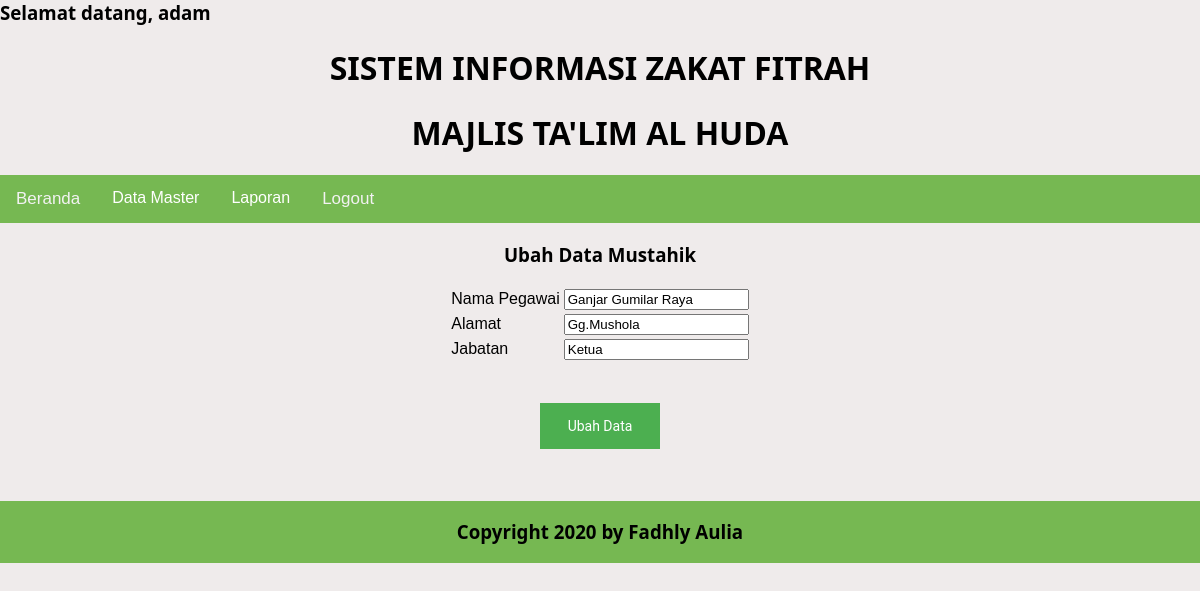
The page /edit_pegawai.php?id=1 (signed in) on the database its author committed.
### tables this page shows
CREATE TABLE `data_pegawai` (
  `id_pegawai` int(11) NOT NULL,
  `nama_pegawai` varchar(500) NOT NULL,
  `alamat` varchar(500) NOT NULL,
  `jabatan` varchar(200) NOT NULL
);

### edit_pegawai.php (the view, shortened to what this page needs)
<?php
    $id = $_GET['id'];
    ?>
<html>
    <head>
        <link rel = "stylesheet" href="style.css">
    </head>
    <body>
    <h3>Selamat datang, <?php echo $_SESSION["login_user"]; ?></h3>
    <h1>SISTEM INFORMASI ZAKAT FITRAH</h1>
        <h1>MAJLIS TA'LIM AL HUDA</h1>
<div class="topnav">
    <a href="home.php">Beranda</a>
    <div class="subnav">
  <button class="subnavbtn">Data Master<i class="fa fa-caret-down"></i></button>
  </div>
  <div class="subnav">
  <button class="subnavbtn">Laporan<i class="fa fa-caret-down"></i></button>
</div>
  <a href="logout.php">Logout</a>
</div>
<h3 align = center>Ubah Data Mustahik</h3>
    </body>
    <?php
    $data = mysql_query("select * from data_pegawai where id_pegawai=$id");
    while($y=mysql_fetch_array($data)){
        ?>
        <form action="proses_edit_pegawai.php" method="post">
            <table align = center>
                <tr>
                    <td>Nama Pegawai</td>
            <td><input type="text" name = "nama_pegawai" value="<?php echo $y['nama_pegawai'];?>"></td>
                </tr>
                <tr>
                    <td>Alamat</td>
            <td><input type="text" name = "alamat" value="<?php echo $y['alamat'];?>"></td>
                </tr>
                <tr>
                <td>Jabatan</td>
            <td><input type="text" name = "jabatan" value="<?php echo $y['jabatan'];?>"></td>
                </tr>
                <tr>
            <td><input type="hidden" name = "id_pegawai" value="<?php echo $y['id_pegawai'];?>"></td>
                </tr>
            </table>
            <br><br>
            <center><button>Ubah Data</button></center>
        </form>
        <?php
    }
    ?>
<br><br>
<div class = "topnav">
<h3 align = center>Copyright 2020 by Fadhly Aulia</h3>
</div>
</html>

### style.css (style rules this page uses)
body { margin: 0; font-family: Arial, Helvetica, sans-serif; box-sizing: border-box; background-color: rgba(236, 231, 231, 0.822); }
.topnav { overflow: hidden; background-color: #76b852; position: center; }
.topnav a { float: left; color: #f2f2f2; text-align: center; padding: 14px 16px; text-decoration: none; font-size: 17px; }
.subnav { float: left; overflow: hidden; }
.subnav .subnavbtn { font-size: 16px; border: none; outline: none; color: white; padding: 14px 16px; background-color: inherit; font-family: inherit; margin: 0; }
h3 { color: black; font-family: 'Segoe UI'; }
h1 { text-align: center; color: black; font-family: 'Segoe UI'; }
form button { font-family: "Roboto", sans-serif; outline: 0; background: #4CAF50; width: 10%; border: 0; padding: 15px; color: #FFFFFF; font-size: 14px; -webkit-transition: all 0.3 ease; transition: all 0.3 ease; cursor: pointer; }

### rows shown on the page
data_pegawai: nama_pegawai "Ganjar Gumilar Raya", alamat "Gg.Mushola", jabatan "Ketua"

### other values the page prints
$_SESSION["login_user"] "adam"
